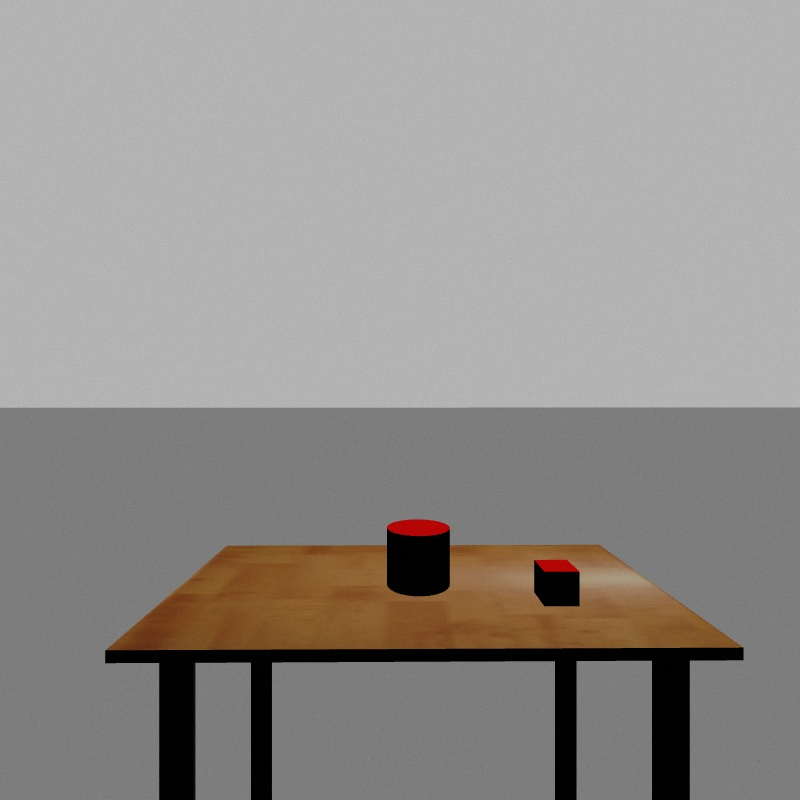
#> input picture stereo_imaging/src/raw_image.jpg, 800 x 800 px
$ python find_hsv.py
#> lines starting #> are read from the running program, lines starting #| are printed output that depends on the picture; after the words box and inside, x2 and y2 are one past the last pixel; in counts of white or black regions, pixels touching at a corner belong together
import cv2
import numpy as np

frame = cv2.imread("raw_image.jpg",1)
#> frame is the input picture: shape (800, 800, 3); mean B, G, R 140.8, 144, 147.7

def nothing(x):
	pass
cv2.namedWindow('image')
cv2.createTrackbar('lowH','image',0,179,nothing)
#> slider 'lowH' is set to 35
cv2.createTrackbar('highH','image',179,179,nothing)

cv2.createTrackbar('lowS','image',0,255,nothing)
#> slider 'lowS' is set to 51
cv2.createTrackbar('highS','image',255,255,nothing)

cv2.createTrackbar('lowV','image',0,255,nothing)
#> slider 'lowV' is set to 51
cv2.createTrackbar('highV','image',255,255,nothing)

while True:

	ilowH = cv2.getTrackbarPos('lowH', 'image')
	ihighH = cv2.getTrackbarPos('highH', 'image')
	ilowS = cv2.getTrackbarPos('lowS', 'image')
	ihighS = cv2.getTrackbarPos('highS', 'image')
	ilowV = cv2.getTrackbarPos('lowV', 'image')
	ihighV = cv2.getTrackbarPos('highV', 'image')

	# convert color to hsv because it is easy to track colors in this color model

	hsv = cv2.cvtColor(frame, cv2.COLOR_BGR2HSV)
#> hsv: shape (800, 800, 3); mean H, S, V 2.1, 15, 147.7
	lower_hsv = np.array([ilowH, ilowS, ilowV])
	higher_hsv = np.array([ihighH, ihighS, ihighV])
	# Apply the cv2.inrange method to create a mask
	mask = cv2.inRange(hsv, lower_hsv, higher_hsv)
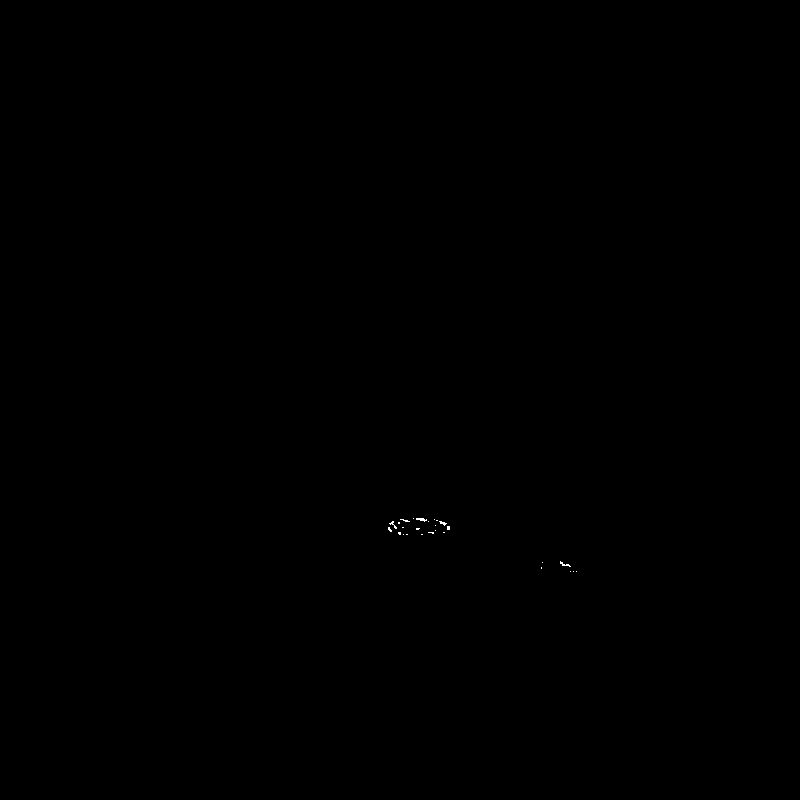
#> mask: shape (800, 800); 0.03% white in thin lines or dots, all inside (x1, y1, x2, y2) = (388, 518, 577, 572)
	# Apply the mask on the image to extract the original color
	frame = cv2.bitwise_and(frame, frame, mask=mask)
	cv2.imshow('hsv', frame)
	# Press q to exit
	if cv2.waitKey(1) & 0xFF == ord('q'):
#> (key q is pressed here)
		break

cv2.destroyAllWindows()
